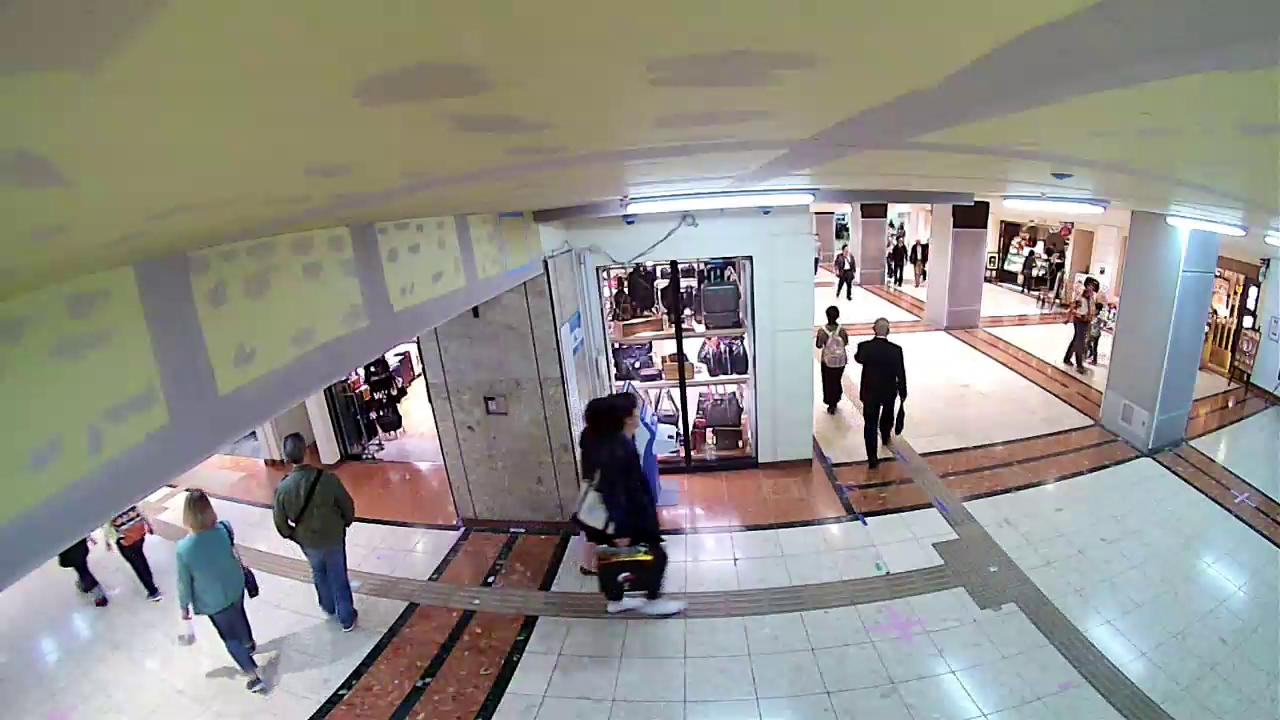
#> input picture test_img/test.png, 1280 x 720 px
$ python cut_image_batch.py test_img 100 100 100 100
#> lines starting #> are read from the running program, lines starting #| are printed output that depends on the picture
import os
import sys

import cv2

folder_fn = sys.argv[1].split('/')[0]
width_start = int(sys.argv[2])
width = int(sys.argv[3])
height_start = int(sys.argv[4])
height = int(sys.argv[5])
output_folder_fn = "{}_cut_{}x{}".format(folder_fn, width, height)
os.system('rm -rf {}'.format(output_folder_fn))
os.system('mkdir {}'.format(output_folder_fn))

all_img = os.listdir(folder_fn)
for img_n in all_img:
    try:
        fn = os.path.join(folder_fn, img_n)
        img = cv2.imread(fn)
#> img is the input picture: shape (720, 1280, 3); mean B, G, R 137.4, 143.7, 145.6
        new_img = img[height_start:height_start +
                      height, width_start:width_start+width, :]
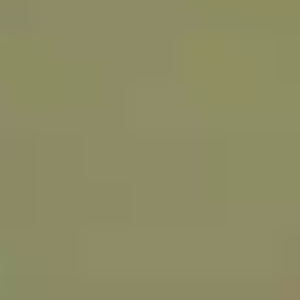
#> new_img: shape (100, 100, 3) (shown 3 times larger); mean B, G, R 101.1, 140.5, 141.1
        new_img_fn = os.path.join(output_folder_fn, img_n)
        cv2.imwrite(new_img_fn, new_img)
        print("Write new image: {}, img size: {}x{}".format(
            new_img_fn, width, height))
    except:
        print("error, skip")
